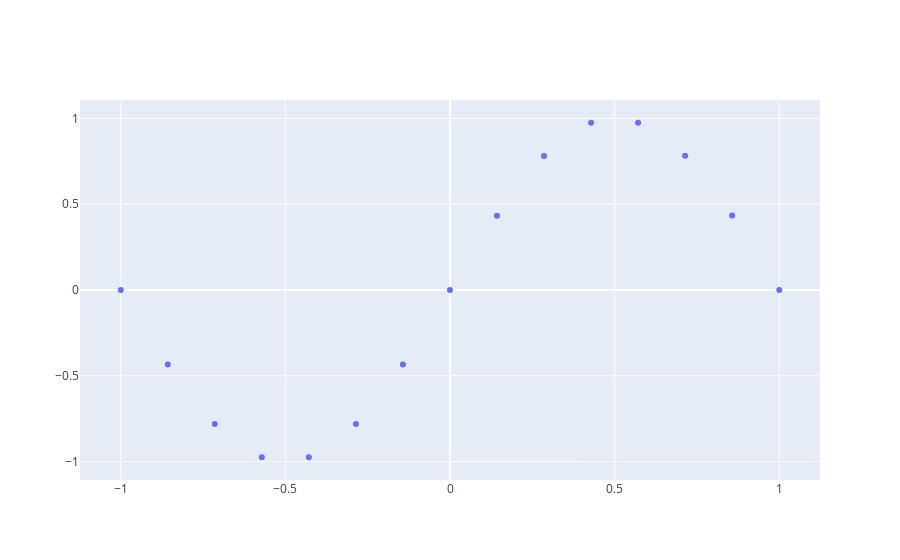

Here is the notebook cell this chart was saved with:
### Code cell
# Plot sample data
df = pd.read_csv(os.path.join(DATA_PATH, "sin_noiseless.csv"))

# Sample some point with uniform pick
NUMBER_OF_POINT = 15
sample_index = np.floor(np.linspace(0, len(df['x'])-1, NUMBER_OF_POINT))
x = np.array([df['x'][i] for i in sample_index])
y = np.array([df['y'][i] for i in sample_index])

data = go.Scatter(x=x, y=y,mode='markers')
fig = go.Figure(data=[data])
fig.show()

### Figure 1 — Plotly figure (JSON) as saved in the notebook; plotly's stock layout.template omitted (floating-point values rounded to 4 significant figures)
{"data": [{"mode": "markers", "type": "scatter", "x": [-1, -0.8572, -0.7144, -0.5716, -0.4287, -0.2857, -0.1429, -0.0001, 0.1427, 0.2855, 0.4285, 0.5714, 0.7142, 0.857, 1], "y": [-1.225e-16, -0.4338, -0.7817, -0.9748, -0.975, -0.7819, -0.434, -0.0003142, 0.4335, 0.7815, 0.9749, 0.975, 0.7821, 0.4343, 1.225e-16]}], "layout": {}}
